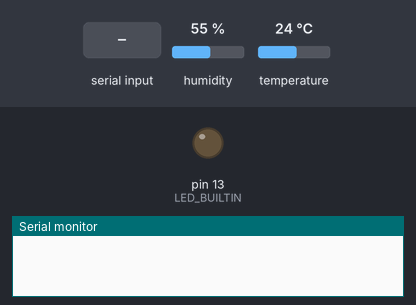
A sketch run on a simulated Arduino Uno, built with avr-gcc and run on an emulated ATmega328P. Shown: output pins drawn as LEDs (lit = HIGH), the last lines printed to the serial monitor. Wiring (inferred from the names in the program): DHT11 sensor: data pin 7. The test bench sets the inputs (shaded band); at power-on: humidity 55 %, temperature 24 °C. Pins used as bus, display or sensor lines are not drawn.

Above: at 1.2 s.
1.3 s: "1" received over Serial
At 2.2 s:
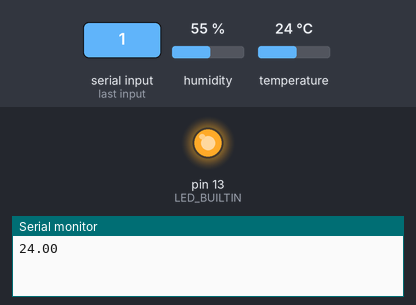
Timing chart, 0 to 5.8 s (numbered marks = the images above; inputs shaded):
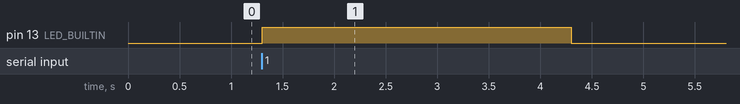

Measured:
- after the input at 1.3 s, pin 13 (LED_BUILTIN): LOW → HIGH at once, → LOW 3.0 s later

The sketch:

sketch_Delay.ino
```cpp
#include <dht.h>
dht DHT;
#define DHT11_PIN 7
char serialData;
bool ledstate = 0;
//int LED_BUILTIN = 13;
int period = 3000;
unsigned long time_now = 0;
void setup () {
  Serial.begin(9600);
  pinMode(LED_BUILTIN, OUTPUT);
  digitalWrite(LED_BUILTIN, LOW);
  int chk = DHT.read11(DHT11_PIN);
  time_now = millis();
}

void loop()
{
   if(millis() > time_now + period){
        //time_now = millis();
        //Serial.println("Hello");
        digitalWrite(LED_BUILTIN, LOW);
    }
  while(Serial.available() > 0){
    serialData = Serial.read();

    if ((serialData == '1') && (ledstate == 0)) {
      digitalWrite(LED_BUILTIN, HIGH);
      Serial.print(DHT.temperature);
      ledstate = 1;
      time_now = millis();
    }
    else if ((serialData == '0') && (ledstate == 1)){
      digitalWrite(LED_BUILTIN, LOW);
      //delay(3000);
      Serial.print(DHT.temperature);
      ledstate = 0;
    }

  }
  //Serial.print("Temperature = ");


}
```
